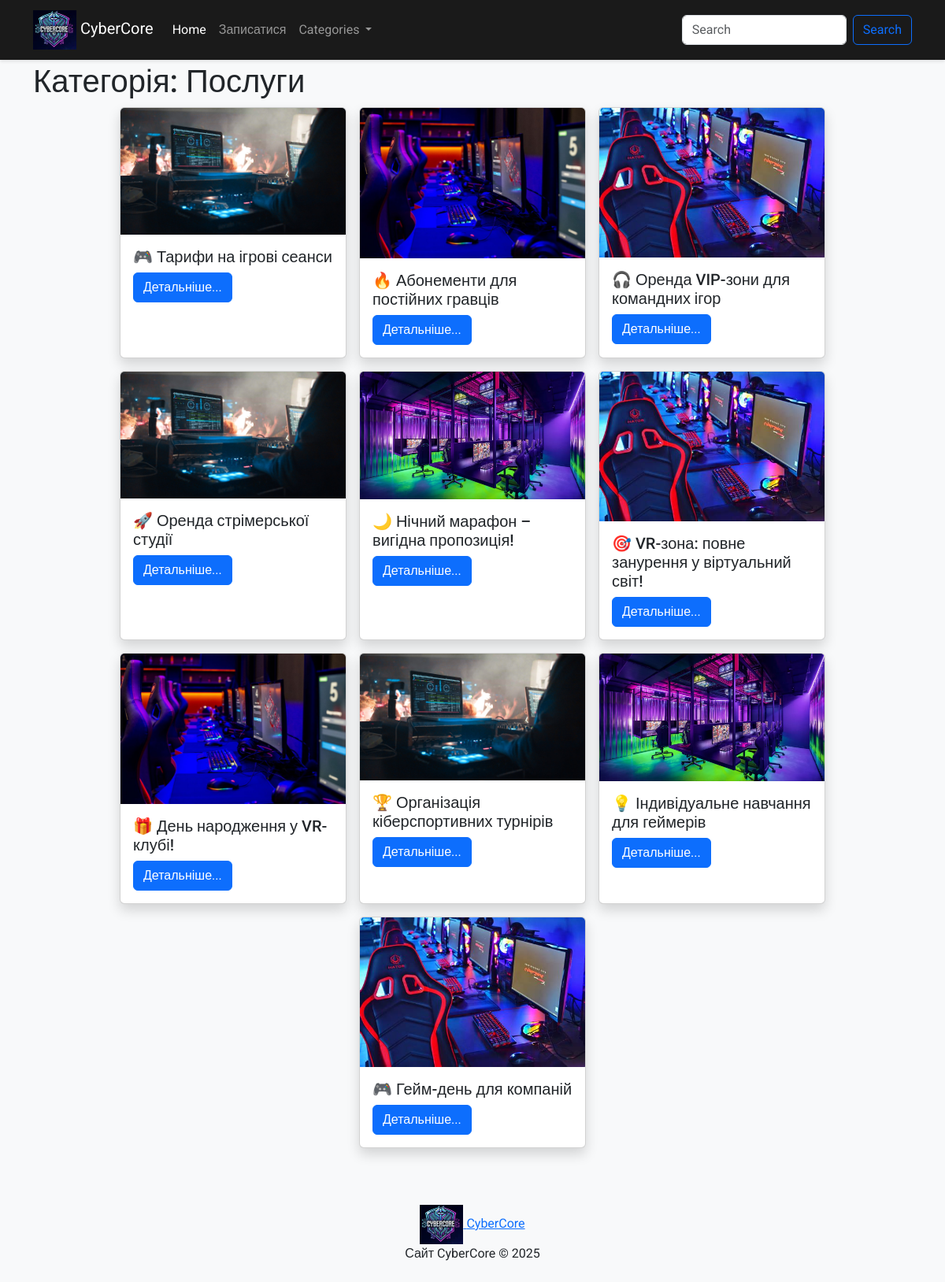
Page /category/2 on the committed database.
### tables this page shows
CREATE TABLE categories (
    id INTEGER PRIMARY KEY AUTOINCREMENT,
    name TEXT NOT NULL UNIQUE
);

CREATE TABLE articles (
    id INTEGER PRIMARY KEY AUTOINCREMENT,
    user_id INTEGER NOT NULL,
    category_id INTEGER NOT NULL,
    title TEXT NOT NULL,
    content TEXT NOT NULL,
    created_at TIMESTAMP DEFAULT CURRENT_TIMESTAMP, image TEXT,
    FOREIGN KEY (user_id) REFERENCES users(id) ON DELETE CASCADE,
    FOREIGN KEY (category_id) REFERENCES categories(id) ON DELETE SET NULL
);

### app.py (the view)
@app.route("/category/<int:category_id>")
def category_page(category_id):
    categories = db.get_categories()
    articles = db.get_articles_by_category(category_id)
    return render_template("category.html", categories=categories, articles=articles, category_name=categories[category_id-1][1])

### db_scripts.py (called while the page is built)
    def open_db(self):
        self.conn = sqlite3.connect(self.dbname)
        self.cursor = self.conn.cursor()

    def get_categories(self):
        self.open_db()
        self.cursor.execute('''SELECT * FROM categories''')
        data = self.cursor.fetchall()
        self.conn.close()
        return data

    def get_articles_by_category(self, category_id):
        self.open_db()
        self.cursor.execute('''SELECT * FROM articles WHERE category_id = ?''', [category_id])
        data = self.cursor.fetchall()
        self.conn.close()
        return data

### templates/category.html (shortened to what this page needs)
{% extends 'base.html' %}
{% block content %}
<main class="container my-5">
    <h1 class="mt-5">Категорія: {{ category_name }}</h1>
    <div class="d-flex flex-wrap justify-content-center gap-3">
        {% for article in articles %}
            <div class="card shadow" style="width: 18rem;">
                {% if article[6] %}
                <img src="{{ url_for('static', filename='Photos/' + article[6]) }}" class="card-img-top" alt="...">
                {% endif %}
                <div class="card-body">
                    <h5 class="card-title">{{ article[3] }}</h5>
                    <a href="{{ url_for('article_page', article_id=article[0]) }}" class="btn btn-primary">Детальніше...</a>
                </div>
            </div>
        {% endfor %}
    </div>
</main>
{% endblock %}

### static/style.css (style rules this page uses)
body { font-family: 'Roboto', sans-serif; background-color: #f8f9fa; }
.card { transition: transform 0.2s; }
.shadow { box-shadow: 0 4px 8px rgba(0, 0, 0, 0.2); }

### rows in the picture
categories: name "Послуги"
articles: image (picture), title "🎮 Тарифи на ігрові сеанси"
articles: image (picture), title "🔥 Абонементи для постійних гравців"
articles: image (picture), title "🎧 Оренда VIP-зони для командних ігор"
articles: image (picture), title "🚀 Оренда стрімерської студії"
articles: image (picture), title "🌙 Нічний марафон – вигідна пропозиція!"
articles: image (picture), title "🎯 VR-зона: повне занурення у віртуальний світ!"
articles: image (picture), title "🎁 День народження у VR-клубі!"
articles: image (picture), title "🏆 Організація кіберспортивних турнірів"
articles: image (picture), title "💡 Індивідуальне навчання для геймерів"
articles: image (picture), title "🎮 Гейм-день для компаній"
